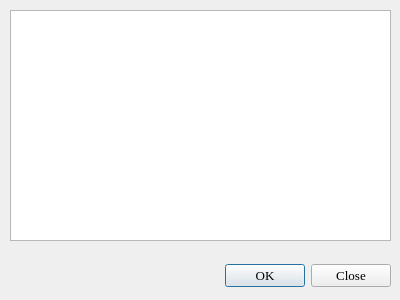
<?xml version="1.0" encoding="UTF-8"?>
<ui version="4.0">
 <class>Dialog</class>
 <widget class="QDialog" name="Dialog">
  <property name="geometry">
   <rect>
    <x>0</x>
    <y>0</y>
    <width>400</width>
    <height>300</height>
   </rect>
  </property>
  <property name="windowTitle">
   <string>Dialog</string>
  </property>
  <widget class="QDialogButtonBox" name="btn">
   <property name="geometry">
    <rect>
     <x>50</x>
     <y>260</y>
     <width>341</width>
     <height>32</height>
    </rect>
   </property>
   <property name="font">
    <font>
     <family>Georgia</family>
     <pointsize>10</pointsize>
     <italic>false</italic>
    </font>
   </property>
   <property name="orientation">
    <enum>Qt::Horizontal</enum>
   </property>
   <property name="standardButtons">
    <set>QDialogButtonBox::Close|QDialogButtonBox::Ok</set>
   </property>
  </widget>
  <widget class="QTableView" name="table1">
   <property name="geometry">
    <rect>
     <x>10</x>
     <y>10</y>
     <width>381</width>
     <height>231</height>
    </rect>
   </property>
  </widget>
 </widget>
 <resources/>
 <connections>
  <connection>
   <sender>btn</sender>
   <signal>accepted()</signal>
   <receiver>Dialog</receiver>
   <slot>accept()</slot>
   <hints>
    <hint type="sourcelabel">
     <x>248</x>
     <y>254</y>
    </hint>
    <hint type="destinationlabel">
     <x>157</x>
     <y>274</y>
    </hint>
   </hints>
  </connection>
  <connection>
   <sender>btn</sender>
   <signal>rejected()</signal>
   <receiver>Dialog</receiver>
   <slot>reject()</slot>
   <hints>
    <hint type="sourcelabel">
     <x>316</x>
     <y>260</y>
    </hint>
    <hint type="destinationlabel">
     <x>286</x>
     <y>274</y>
    </hint>
   </hints>
  </connection>
 </connections>
</ui>
